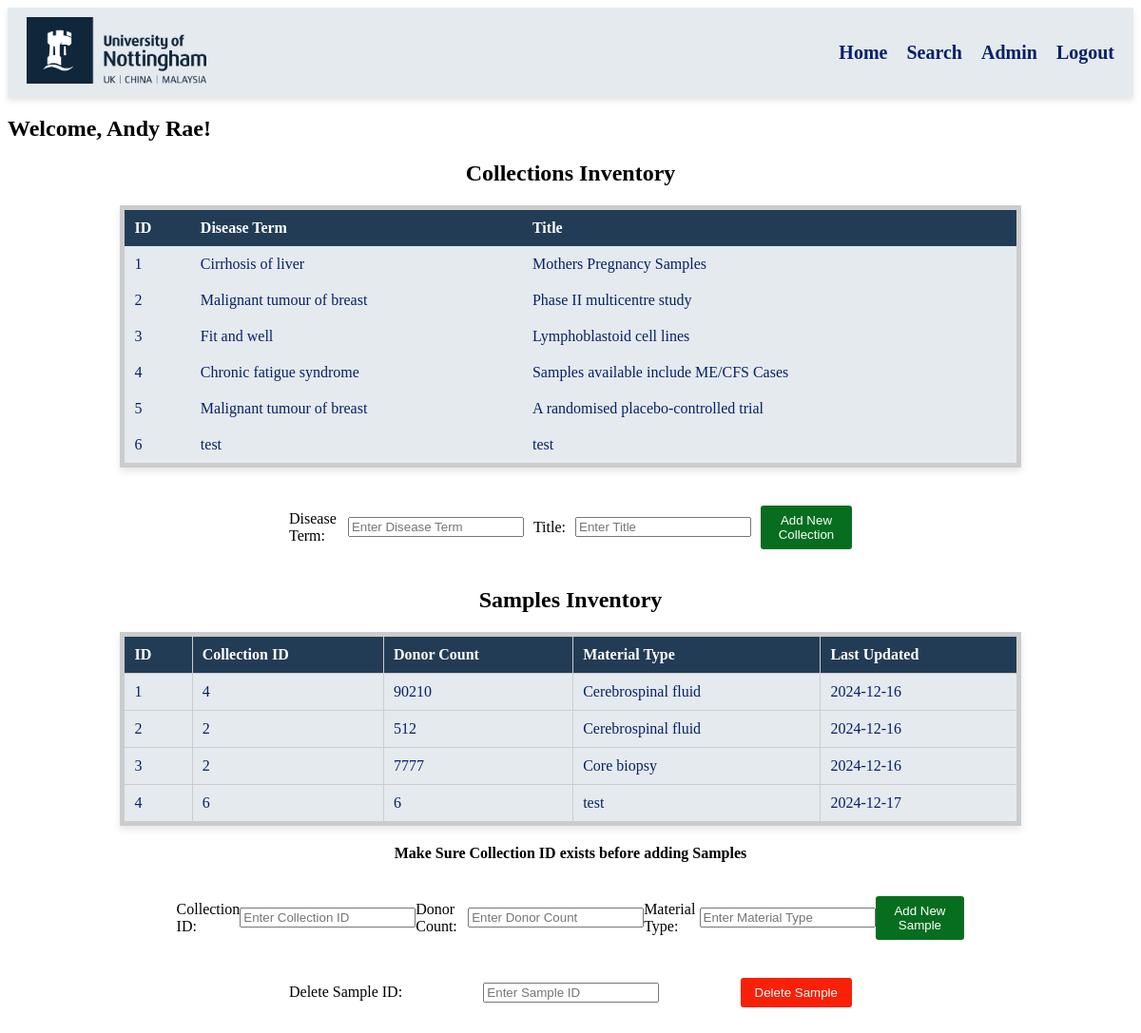
/home_page (signed in), run on the app's committed database.
### tables this page shows
CREATE TABLE collections_table (                 
        id INTEGER PRIMARY KEY,                
        disease_term TEXT,                  
        title TEXT
        );

CREATE TABLE samples_table (                 
        id INTEGER PRIMARY KEY, 
        collection_id INTEGER,
        donor_count INTEGER,
        material_type TEXT, 
        last_updated DATE,
        user_id INTEGER,
        FOREIGN KEY (collection_id) REFERENCES collections_table(id),
        FOREIGN KEY (user_id) REFERENCES users_table(id)
        );

### App/main.py (the view, shortened to what this page needs)
@app.route('/home_page',methods=['GET', 'POST'])
def home_page():
    if get_current_user().username==None:   #redirected to login page if not user
        return redirect(url_for('login_page'))
    username = get_current_user().username
    collections = get_current_user().view_collections()  # show all collections
    samples = get_current_user().view_samples()  # show all samples
    return render_template('home_page.html', message=username, collections=collections, samples=samples)

### App/db_connection.py (called while the page is built)
    def connect_db(self):                          #this concrete method is abstracted away to hide sensitive database connection logic
        self.conn=sqlite3.connect('bio_bank.db')
        self.cursor=self.conn.cursor()
        return self

### App/main.py (called while the page is built)
def get_current_user(): #Initialises user credentials for current session
    user_id = session.get('user_id')
    username = session.get('username')
    password = session.get('password')
    if user_id == 1:  # Check user type
        return admin_user(user_id, username, password)
    else:
        return Regular_user(user_id, username, password)

### App/models.py (called while the page is built)
    def action_db(self): #abstract method to connect to db
        return self.connect_db()

    def view_collections(self):
        sql_obj = self.action_db()
        sql_obj.cursor.execute('SELECT * FROM collections_table')
        result = sql_obj.cursor.fetchall()
        print(result)
        return result

    def view_samples(self):
        sql_obj = self.action_db()
        sql_obj.cursor.execute('SELECT * FROM samples_table')
        result = sql_obj.cursor.fetchall()
        print(result)
        return result

### App/templates/home_page.html (shortened to what this page needs)
{% extends "base.html" %}
{% block content %}
<h2>Welcome, {{ message }}!</h2>
<h2 style="text-align: center;">Collections Inventory</h2>
<table>
    <thead>
        <tr>
            <th>ID</th>
            <th>Disease Term</th>
            <th>Title</th>
        </tr>
    </thead>
    <tbody>
        {% for collection in collections %}
        <tr style="transition: background-color 0.3s;">
            <td>{{ collection[0] }}</td>
            <td>{{ collection[1] }}</td>
            <td>{{ collection[2] }}</td>
        </tr>
        {% endfor %}
    </tbody>
</table>
<form action="#" method="POST" class="center-form">
    <label for="Disease_Term">Disease Term:</label>
    <input type="text" id="Disease_Term" name="Disease_Term" placeholder="Enter Disease Term" required>
    <label for="title">Title:</label>
    <input type="text" id="title" name="title" placeholder="Enter Title" required>
    <button type="submit" class="btn btn-green">Add New Collection</button>
</form>
<h2 style="text-align: center;">Samples Inventory</h2>
{% if samples %}
    <table border="1" style="width: 80%; margin: 20px auto; border-collapse: collapse;">
        <thead>
            <tr>
                <th>ID</th>
                <th>Collection ID</th>
                <th>Donor Count</th>
                <th>Material Type</th>
                <th>Last Updated</th>
            </tr>
        </thead>
        <tbody>
            {% for sample in samples %}
            <tr>
                <td>{{ sample[0] }}</td>
                <td>{{ sample[1] }}</td>
                <td>{{ sample[2] }}</td>
                <td>{{ sample[3] }}</td>
                <td>{{ sample[4] }}</td>
            </tr>
            {% endfor %}
        </tbody>
    </table>
{% else %}
    <p>No Samples found!</p>
{% endif %}
<p style="text-align: center; font-weight: bold;">Make Sure Collection ID exists before adding Samples</p>
<form action="#" method="POST" class="centerextra-form">
    <label for="collection_id">Collection ID:</label>
    <input type="number" id="collection_id" name="collection_id" placeholder="Enter Collection ID" required>
    <label for="donor_count">Donor Count:</label>
    <input type="number" id="donor_count" name="donor_count" placeholder="Enter Donor Count" required>
    <label for="material_type">Material Type:</label>
    <input type="text" id="material_type" name="material_type" placeholder="Enter Material Type" required>
    <button type="submit" class="btn btn-green">Add New Sample</button>
</form>
<form action="#" method="POST" class="center-form">
    <label for="sample_id">Delete Sample ID:</label>
    <input type="number" id="sample_id" name="sample_id" placeholder="Enter Sample ID" required>
    <button type="submit" class="btn btn-red">Delete Sample</button>
</form>
 <body>
{% endblock %}

### App/static/css/buttons_style.css (style rules this page uses)
.btn { padding: 8px 15px; color: white; border: none; border-radius: 3px; cursor: pointer; transition: background-color 0.3s ease; }
.btn-green { background-color: #076e1f; }
.btn-red { background-color: #f92008; }
.center-form { width: 50%; margin: 0 auto; display: flex; flex-direction: row; justify-content: space-between; align-items: center; padding: 20px; }
.center-form label, .center-form input { display: inline-block; margin-right: 10px; }
.centerextra-form { width: 70%; margin: 0 auto; display: flex; flex-direction: row; justify-content: space-between; align-items: center; padding: 20px; }

### App/static/css/table_style.css (style rules this page uses)
table { width: 80%; margin: 20px auto; border-collapse: collapse; background-color: #e5eaef; box-shadow: 0 4px 8px rgba(0, 0, 0, 0.1); cursor: pointer; color: rgb(5, 33, 104); border: 5px solid #ccc; }
th { background-color: #233c56; color: white; padding: 10px; text-align: left; }
td { padding: 10px; text-align: left; }

### data on the page
collections_table: id "1", disease_term "Cirrhosis of liver", title "Mothers Pregnancy Samples"
collections_table: id "2", disease_term "Malignant tumour of breast", title "Phase II multicentre study"
collections_table: id "3", disease_term "Fit and well", title "Lymphoblastoid cell lines"
collections_table: id "4", disease_term "Chronic fatigue syndrome", title "Samples available include ME/CFS Cases"
collections_table: id "5", disease_term "Malignant tumour of breast", title "A randomised placebo-controlled trial"
collections_table: id "6", disease_term "test", title "test"
samples_table: id "1", collection "4", donor_count "90210", material_type "Cerebrospinal fluid", last_updated "2024-12-16"
samples_table: id "2", collection "2", donor_count "512", material_type "Cerebrospinal fluid", last_updated "2024-12-16"
samples_table: id "3", collection "2", donor_count "7777", material_type "Core biopsy", last_updated "2024-12-16"
samples_table: id "4", collection "6", donor_count "6", material_type "test", last_updated "2024-12-17"

### other printed values
{{ message }} "Andy Rae"
